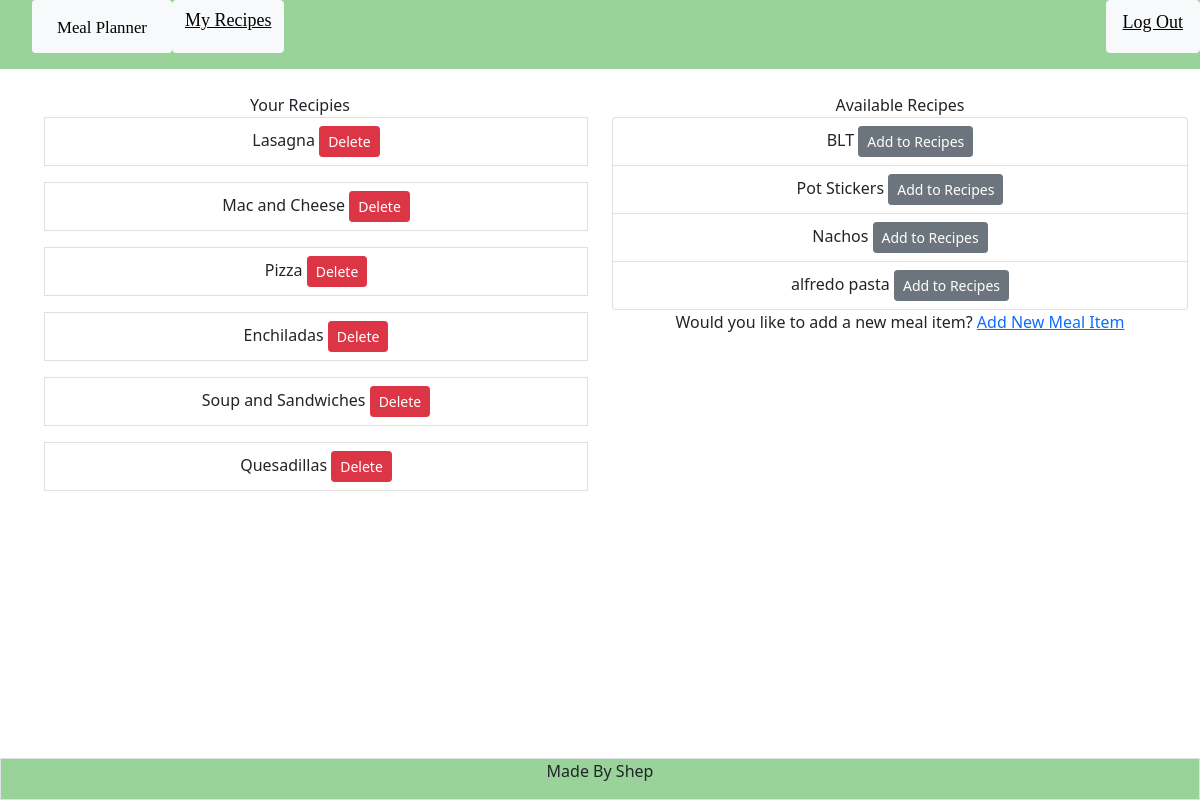
Before: /show_meal (signed in) with the older database file.
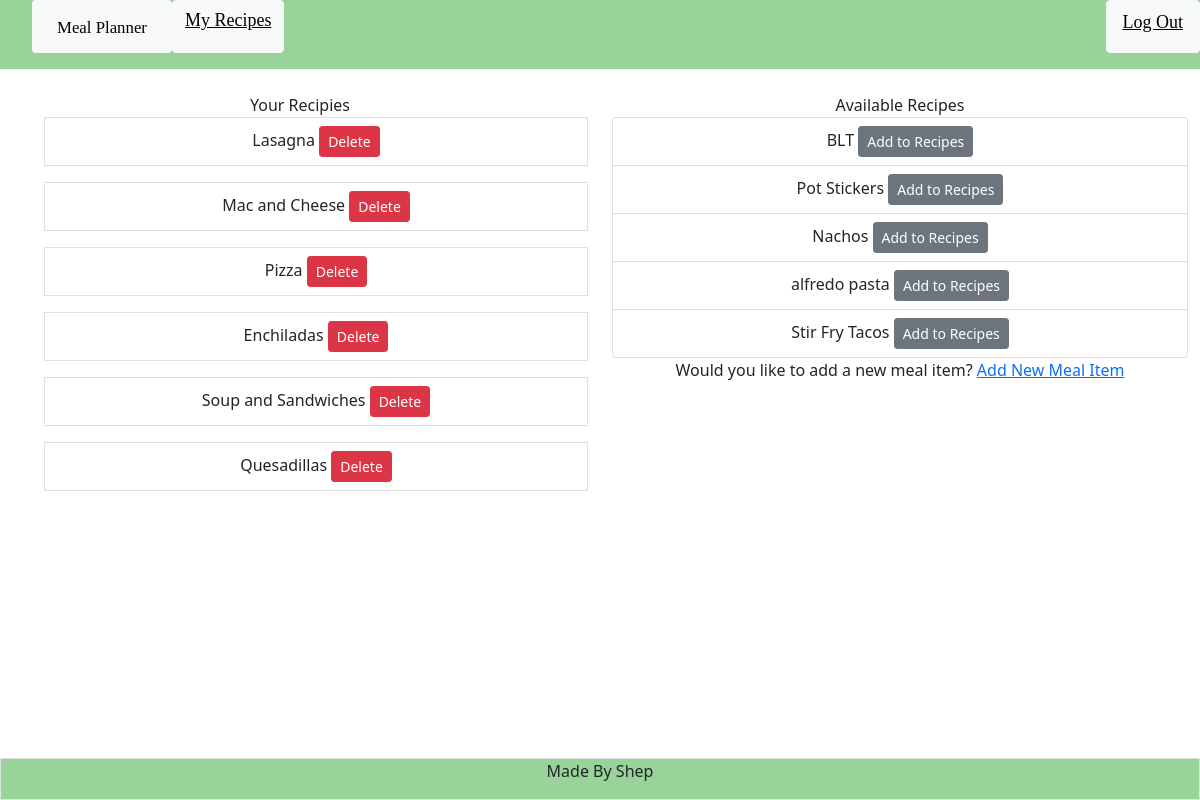
After: the same page with the newer database file.
### tables this page shows
CREATE TABLE meal_items (meal_id INTEGER PRIMARY KEY AUTOINCREMENT, meal_name TEXT NOT NULL, is_easy BOOL);

### app.py (the view)
@app.route("/show_meal", methods =["GET"])
@login_required
def show_meal():
    db = get_db()
    res = db.cursor().execute("SELECT meal_name, meal_items.meal_id FROM meal_items JOIN cookbook ON meal_items.meal_id = cookbook.meal_id WHERE cookbook.person_id == (?)", [session['user_id']])
    user_meals = res.fetchall()
    print("the users' meals are...")
    print(user_meals)
    recipes = db.cursor().execute("SELECT meal_name, meal_id FROM meal_items")
    all_meals = recipes.fetchall()
    db.close()
    return render_template("/food.html", user_meals = user_meals, all_meals = all_meals)

### app.py (called while the page is built)
def login_required(f):
    @wraps(f)
    def decorated_function(*args, **kwargs):
        if session.get("user_id") is None:
            return redirect("/login")
        return f(*args, **kwargs)
    return decorated_function

### templates/food.html
{% extends "layout.html" %}
{% block main %}
<container class="container">
    <div class="row">
        <div class="col">
            <h8> Your Recipies</h8>
            {% if user_meals %}
            {% for meal in user_meals %}
            <ul class="list group">
                <li class="list-group-item list-group-item-action">{{ meal[0] }}
                    <button class="btn btn-danger btn-sm" onClick="delete_recipe(this.value, this.id)" name="delete_btn" type="button" id="{{ meal[1] }}" value =" {{ meal[0] }}"><a class="hidden_btn" href ="/show_meal">Delete</a></button>
                </li>
            </ul>
            {% endfor %}
            {% else %}
            <p>No Recipes Added</p>
            {% endif %}
        </div>
        <div class="col">
            <div>
                <h8>Available Recipes</h8>
                <ul class="list-group">
                    {% for meal in all_meals%}
                        {% if not meal in user_meals%}
                            <li class="list-group-item list-group-item-action"> {{ meal[0] }}
                            <button class="btn btn-secondary btn-sm" type="button" name="add_recipe_btn" id=" {{ meal[1] }}" value=" {{ meal[0] }}"
                                onClick="add_recipe(this.value, this.id)"><a class="hidden_btn" href ="/show_meal">Add to Recipes</a></button>
                            </li>
                        {% endif %}
                    {% endfor %}
                </ul>
            </div>
            <h8>Would you like to add a new meal item?</h8>
            <a href="/add_meal">Add New Meal Item</a>
        </div>
    </div>
</container>
{% endblock %}

### templates/layout.html (shortened to what this page needs)
<!DOCTYPE html>
<html lang="en">
<head>
    <link href="/static/style.css" rel="stylesheet">
    <link href="https://cdn.jsdelivr.net/npm/bootstrap@5.1.3/dist/css/bootstrap.min.css"
 rel="stylesheet">
</head>
<body>
    <div class="flex" id="navbar">
        <div class="flex-row btn-group justify-content-between" id="navbar">
            <ul class="d-flex">
                <li class="btn btn-light btn-sm">
                    <a class="nav-link" id="homebtn" href="/">
                        Meal Planner
                    </a>
                </li>
            {% if session["name"] %}
                <li class="btn btn-light" >
                    <a id="navbtn" href="/show_meal">
                        My Recipes
                    </a>
                </li>
            </ul>
            <ul class="d-flex">
                <li class="nav-link btn btn-light">
                    <a class="" id="navbtn" href="/logout">
                        Log Out
                    </a>
                </li>
            </ul>
            {% endif %}
        </div>
    </div>
    <main class="container-fluid text-center">
        {% block main %}{% endblock %}
    </main>
    <footer class="footer fixed-bottom">
        <div class="container-fluid text-center align-items-end border">
            <p>Made By Shep
            </p>
        </div>
    </footer>
</body>
</html>

### static/style.css (style rules this page uses)
#navbar { display: flex; height: auto; background-color: rgb(153, 211, 153); flex-wrap: none; margin: 0; width: 100%; list-style: none; }
#homebtn { color: black; font-size: larger; font-family: 'Apple Chancery'; align-items: center; margin-top: 2px; }
#navbtn { color:black; font-size: large; font-family: 'Apple Chancery'; margin-top: 2px; list-style: none; }
body { min-height: 95vh; width: 100%; }
.hidden_btn { color: white; text-decoration: none; }
footer { align-self: flex-end; background-color: rgb(153, 211, 153); }

Changed rows visible on the page:
added meal_items: meal_name "Stir Fry Tacos", shown under "Available Recipes"
